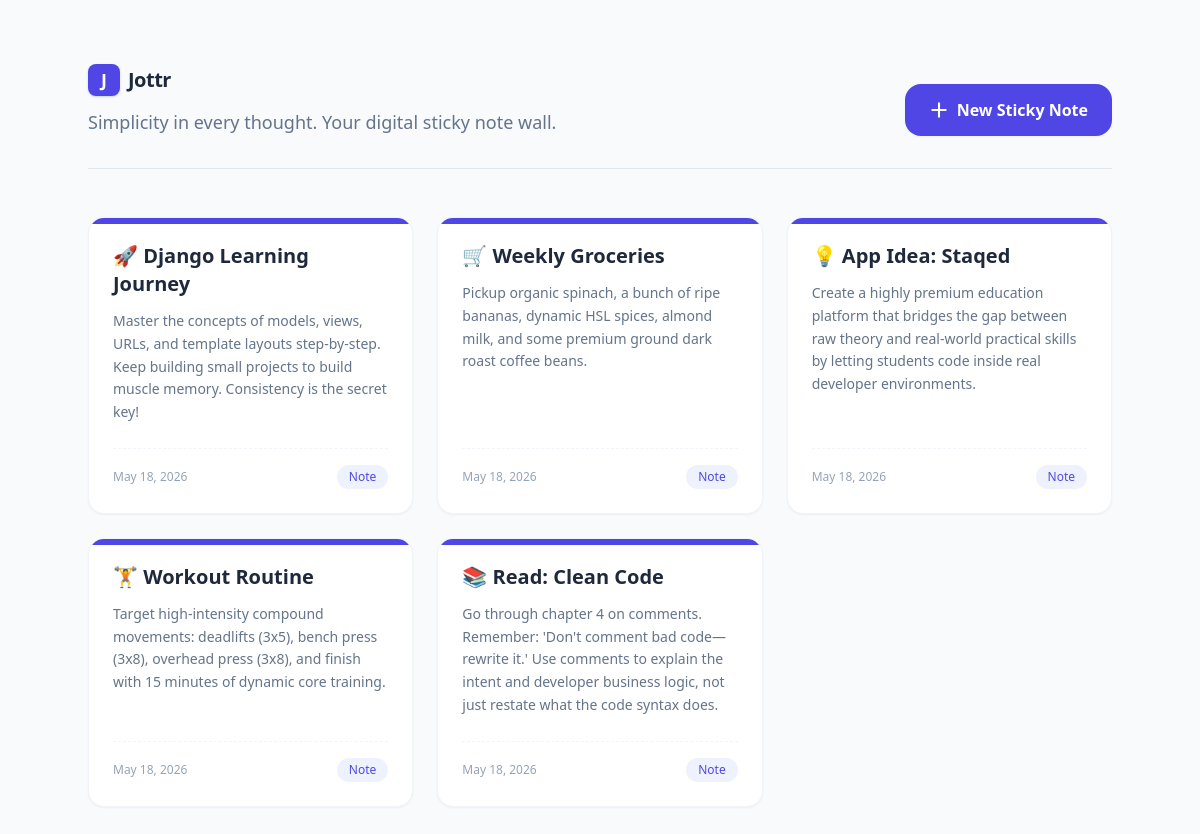
The page / on the database its author committed.
### notes/models.py (models this page shows, shortened)
class Note(models.Model):
    title = models.CharField(
        max_length=200,
        help_text="The main heading for your sticky note card."
    )
    content = models.TextField(
        help_text="The rich details and descriptions of your thoughts."
    )
    created_at = models.DateTimeField(auto_now_add=True)

### notes/views.py (the view)
# urls.py: path('', views.note_list, name='note_list'),
def note_list(request):
    notes_data = Note.objects.all()
    context = {
        'notes': notes_data,
    }
    return render(request, 'notes/index.html', context)

### notes/templates/notes/index.html (shortened to what this page needs)
<!DOCTYPE html>
<html lang="en">
<head>
    <script src="https://cdn.tailwindcss.com"></script>
</head>
<body class="bg-slate-50 font-sans text-slate-800 min-h-screen py-16 px-6 flex justify-center">
    <div class="max-w-5xl w-full">
        <header class="flex flex-col sm:flex-row sm:items-end justify-between border-b border-slate-200 pb-8 mb-12 gap-6">
            <div>
                <div class="flex items-center gap-2 mb-3">
                    <div class="w-8 h-8 rounded-lg bg-indigo-600 flex items-center justify-center text-white font-bold text-lg shadow-sm shadow-indigo-200">J</div>
                    <span class="text-xl font-bold tracking-tight text-slate-800">Jottr</span>
                </div>
                <p class="text-slate-500 text-lg font-light">
                    Simplicity in every thought. Your digital sticky note wall.
                </p>
            </div>
            <div>
                <a href="{% url 'notes:create_note' %}"
                    class="inline-flex items-center gap-2 px-6 py-3.5 bg-indigo-600 hover:bg-indigo-700 active:scale-95 text-white font-semibold rounded-2xl shadow-sm hover:shadow-md transition-all duration-300 group">
                    <svg class="w-5 h-5 group-hover:rotate-90 transition-transform duration-300" fill="none"
                        stroke="currentColor" viewBox="0 0 24 24">
                        <path stroke-linecap="round" stroke-linejoin="round" stroke-width="2.5" d="M12 4v16m8-8H4" />
                    </svg>
                    New Sticky Note
                </a>
            </div>
        </header>
        <div class="grid grid-cols-1 md:grid-cols-2 lg:grid-cols-3 gap-6 w-full">
            {% for note in notes %}
            <div
                class="group bg-white rounded-2xl p-6 shadow-sm border border-slate-100 hover:shadow-md hover:-translate-y-1 transition-all duration-300 relative overflow-hidden flex flex-col justify-between">
                <div class="absolute top-0 left-0 w-full h-[6px] bg-indigo-600"></div>
                <div>
                    <h3
                        class="text-xl font-semibold text-slate-800 mb-3 group-hover:text-indigo-600 transition-colors duration-300">
                        <a href="{% url 'notes:note_detail' note.pk %}" class="hover:underline">
                            {{ note.title }}
                        </a>
                    </h3>
                    <p class="text-slate-500 text-sm leading-relaxed mb-6">
                        {{ note.content }}
                    </p>
                </div>
                <div
                    class="flex justify-between items-center text-xs text-slate-400 border-t border-dashed border-slate-100 pt-4 mt-auto">
                    <span>{{ note.created_at|date:"F j, Y" }}</span>
                    <span class="bg-indigo-50 text-indigo-600 px-3 py-1 rounded-full font-medium">
                        Note
                    </span>
                </div>
            </div>
            {% empty %}
            <div class="col-span-full text-center py-12">
                <p class="text-slate-400 text-lg">No notes found. Your digital sticky-note wall is clean and empty!</p>
            </div>
            {% endfor %}
        </div>
    </div>
</body>
</html>

### rows shown on the page
Note: title "🚀 Django Learning Journey", content "Master the concepts of models, views, URLs, and template layouts step-by-step. Keep building small projects to build muscle memory. Consistency is the secret key!", created_at "May 18, 2026"
Note: title "🛒 Weekly Groceries", content "Pickup organic spinach, a bunch of ripe bananas, dynamic HSL spices, almond milk, and some premium ground dark roast coffee beans.", created_at "May 18, 2026"
Note: title "💡 App Idea: Staqed", content "Create a highly premium education platform that bridges the gap between raw theory and real-world practical skills by letting students code inside real developer environments.", created_at "May 18, 2026"
Note: title "🏋️ Workout Routine", content "Target high-intensity compound movements: deadlifts (3x5), bench press (3x8), overhead press (3x8), and finish with 15 minutes of dynamic core training.", created_at "May 18, 2026"
Note: title "📚 Read: Clean Code", content "Go through chapter 4 on comments. Remember: 'Don't comment bad code—rewrite it.' Use comments to explain the intent and developer business logic, not just restate what the code syntax does.", created_at "May 18, 2026"
